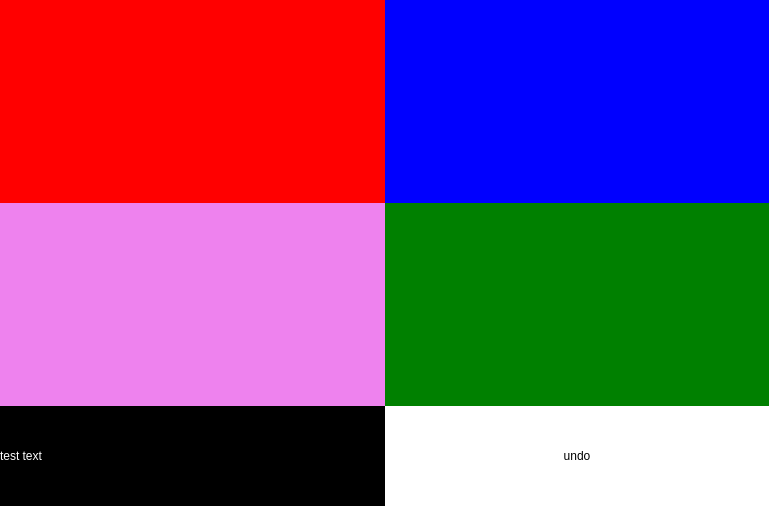
<?xml version="1.0" encoding="UTF-8"?>
<ui version="4.0">
 <class>KeyboardWindow</class>
 <widget class="QMainWindow" name="KeyboardWindow">
  <property name="geometry">
   <rect>
    <x>0</x>
    <y>0</y>
    <width>769</width>
    <height>506</height>
   </rect>
  </property>
  <property name="windowTitle">
   <string>Brain Keyboard</string>
  </property>
  <property name="styleSheet">
   <string notr="true">background: black</string>
  </property>
  <widget class="QWidget" name="centralWidget">
   <layout class="QVBoxLayout" name="verticalLayout_2">
    <property name="spacing">
     <number>0</number>
    </property>
    <property name="leftMargin">
     <number>0</number>
    </property>
    <property name="topMargin">
     <number>0</number>
    </property>
    <property name="rightMargin">
     <number>0</number>
    </property>
    <property name="bottomMargin">
     <number>0</number>
    </property>
    <item>
     <layout class="QVBoxLayout" name="vertLayout">
      <property name="spacing">
       <number>0</number>
      </property>
      <property name="sizeConstraint">
       <enum>QLayout::SetDefaultConstraint</enum>
      </property>
      <item>
       <layout class="QGridLayout" name="gridLayout">
        <property name="spacing">
         <number>0</number>
        </property>
        <item row="0" column="0">
         <widget class="QWidget" name="top_left" native="true">
          <property name="styleSheet">
           <string notr="true">background: red;</string>
          </property>
         </widget>
        </item>
        <item row="0" column="1">
         <widget class="QWidget" name="top_right" native="true">
          <property name="styleSheet">
           <string notr="true">background: blue</string>
          </property>
         </widget>
        </item>
        <item row="1" column="0">
         <widget class="QWidget" name="bottom_left" native="true">
          <property name="styleSheet">
           <string notr="true">background: violet</string>
          </property>
         </widget>
        </item>
        <item row="1" column="1">
         <widget class="QWidget" name="bottom_right" native="true">
          <property name="styleSheet">
           <string notr="true">background: green</string>
          </property>
         </widget>
        </item>
       </layout>
      </item>
      <item>
       <layout class="QHBoxLayout" name="horzLayout">
        <property name="spacing">
         <number>0</number>
        </property>
        <property name="sizeConstraint">
         <enum>QLayout::SetMinimumSize</enum>
        </property>
        <item>
         <widget class="QLabel" name="lblCmd">
          <property name="sizePolicy">
           <sizepolicy hsizetype="Preferred" vsizetype="Minimum">
            <horstretch>0</horstretch>
            <verstretch>0</verstretch>
           </sizepolicy>
          </property>
          <property name="styleSheet">
           <string notr="true">color: white;</string>
          </property>
          <property name="text">
           <string>test text</string>
          </property>
          <property name="alignment">
           <set>Qt::AlignLeading|Qt::AlignLeft|Qt::AlignVCenter</set>
          </property>
          <property name="wordWrap">
           <bool>true</bool>
          </property>
         </widget>
        </item>
        <item>
         <widget class="QLabel" name="undo">
          <property name="sizePolicy">
           <sizepolicy hsizetype="Preferred" vsizetype="Fixed">
            <horstretch>0</horstretch>
            <verstretch>0</verstretch>
           </sizepolicy>
          </property>
          <property name="minimumSize">
           <size>
            <width>0</width>
            <height>100</height>
           </size>
          </property>
          <property name="styleSheet">
           <string notr="true">background: white;color:black;</string>
          </property>
          <property name="text">
           <string>undo</string>
          </property>
          <property name="alignment">
           <set>Qt::AlignCenter</set>
          </property>
         </widget>
        </item>
       </layout>
      </item>
     </layout>
    </item>
   </layout>
  </widget>
 </widget>
 <layoutdefault spacing="6" margin="11"/>
 <resources/>
 <connections/>
</ui>
